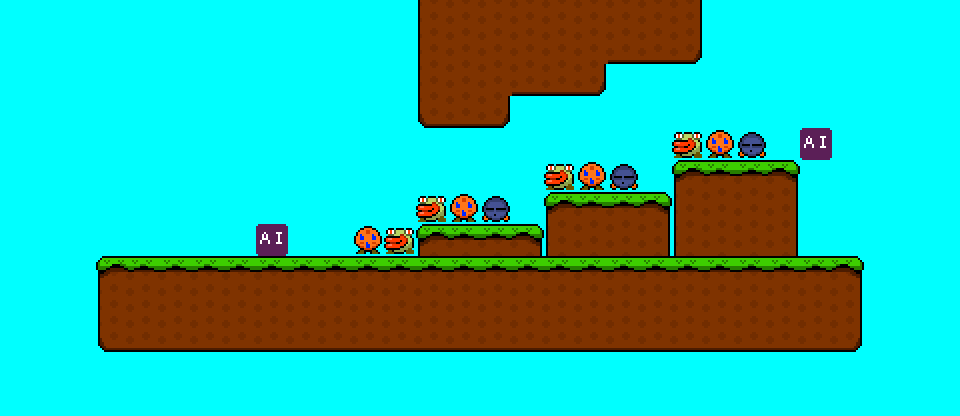

This is a level from a 2D game, rendered from its Tiled map with the project's own tilesets. A one-line summary and the map file follow, with tile-layer data summarised:
An orthogonal 30x13 tile map with 32x32 px tiles, 2 tile layers (Tile Layer 1, Tile Layer 2) and 1 object.

<map version="1.0" orientation="orthogonal" renderorder="right-down" width="30" height="13" tilewidth="32" tileheight="32" nextobjectid="2">
 <tileset firstgid="1" name="World1Tiles" tilewidth="32" tileheight="32" tilecount="75">
  <image source="World1Tiles.png" width="480" height="160" />
 </tileset>
 <layer name="Tile Layer 1" width="30" height="13">
  <data>[390 cells, 390 non-empty, 10 distinct tile ids]</data>
 </layer>
 <layer name="Tile Layer 2" width="30" height="13">
  <data>[390 cells, 13 non-empty, 4 distinct tile ids]</data>
 </layer>
 <objectgroup name="Object Layer 1">
  <object id="1" gid="1073741826" x="128" y="256" width="32" height="32">
   <properties>
    <property name="map" value="Stage1-1" />
    <property name="type" value="portal" />
   </properties>
  </object>
 </objectgroup>
</map>
